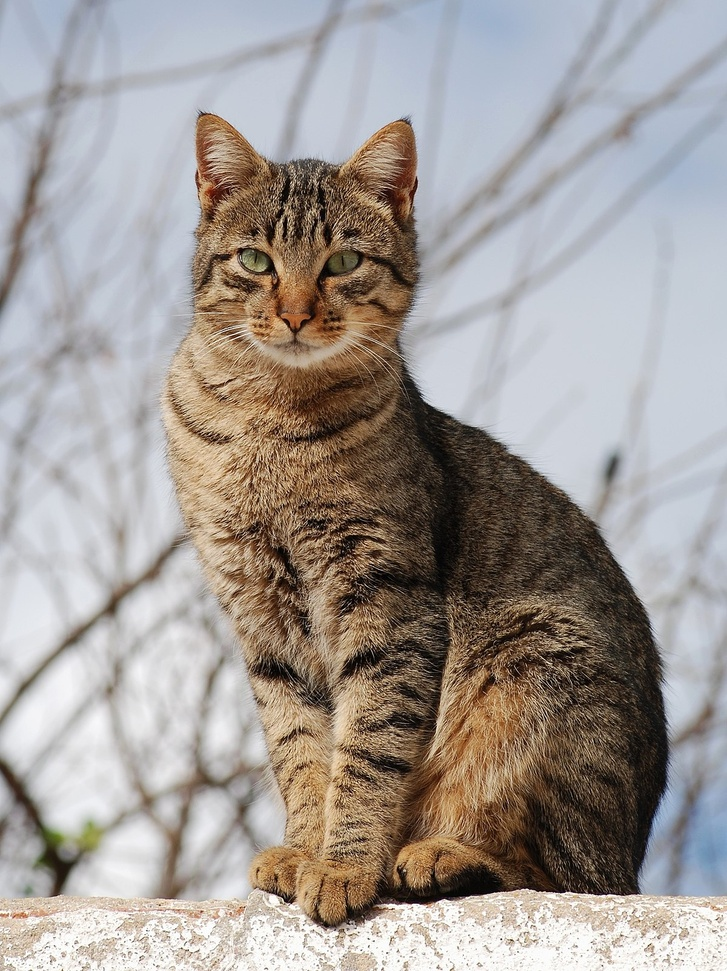
#> input picture Classwork#5/cat.jpg, 727 x 971 px, shrunk from 1200 x 1602 before the run, found by its file name
$ python fourier.py
#> lines starting #> are read from the running program, lines starting #| are printed output that depends on the picture
import numpy as np
import cv2 as cv

img = cv.imread('cat.jpg', cv.IMREAD_GRAYSCALE)
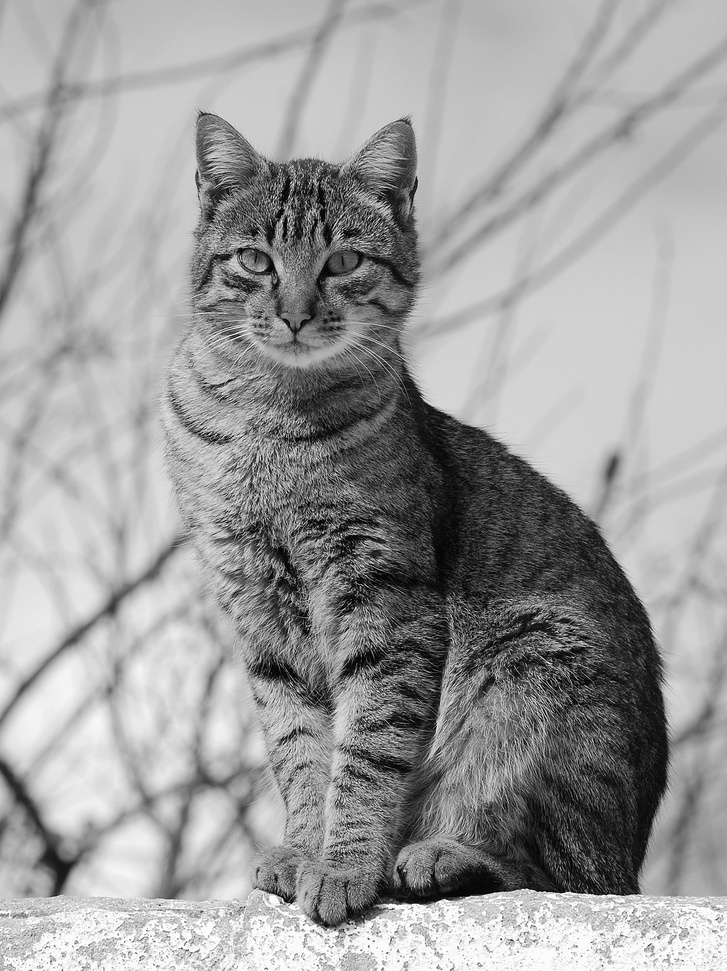
#> img: shape (971, 727); min 0, max 255, mean 156.4

img = img.astype(np.float32)

imgF = np.fft.fft2(img)

imgF = np.fft.fftshift(imgF)

imgReal = np.real(imgF)
imgIma = np.imag(imgF)
imgMag = np.sqrt(imgReal**2 + imgIma**2)
imgPhs = np.arctan2(imgIma, imgReal)
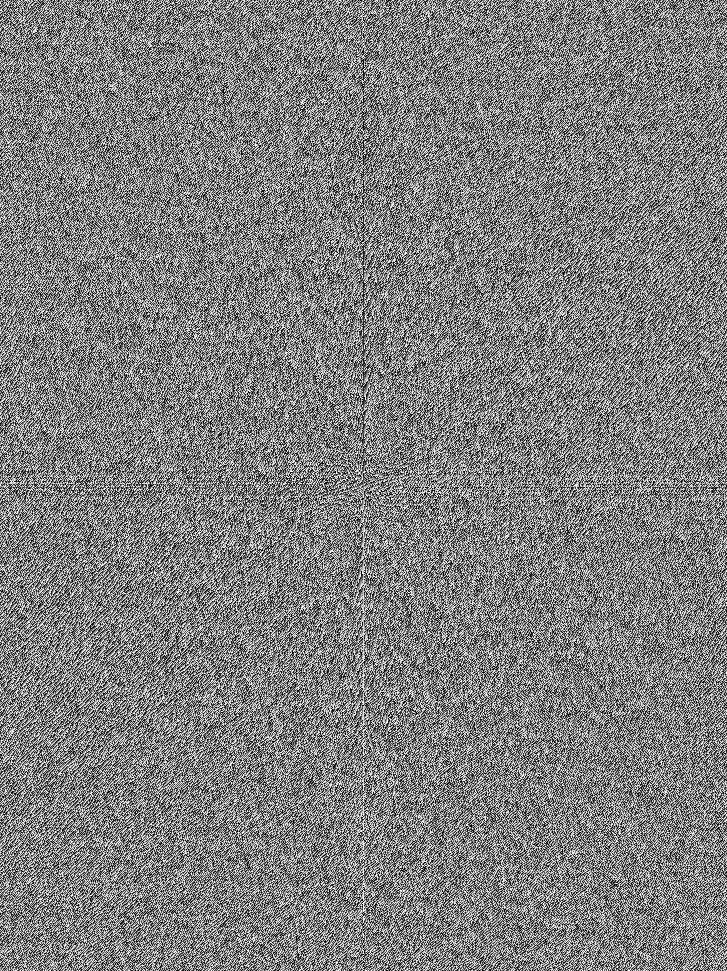
#> imgPhs: shape (971, 727) float64; min -3.14, max 3.14, mean -6.4e-17; drawn with min black and max white

imgReallnv = imgMag*np.cos(imgPhs)
imgImalnv = imgMag*np.sin(imgPhs)

imgFlnv = imgReallnv + imgImalnv*1j

imgFlnv = np.fft.ifftshift(imgFlnv)
imglnv = np.fft.ifft2(imgFlnv)

imglnv = np.real(imglnv)
imglnv = imglnv.astype(np.uint8)

cv.imwrite('input.png', img)
cv.imwrite('output.png', imglnv)

imgMag = np.log(1+imgMag)
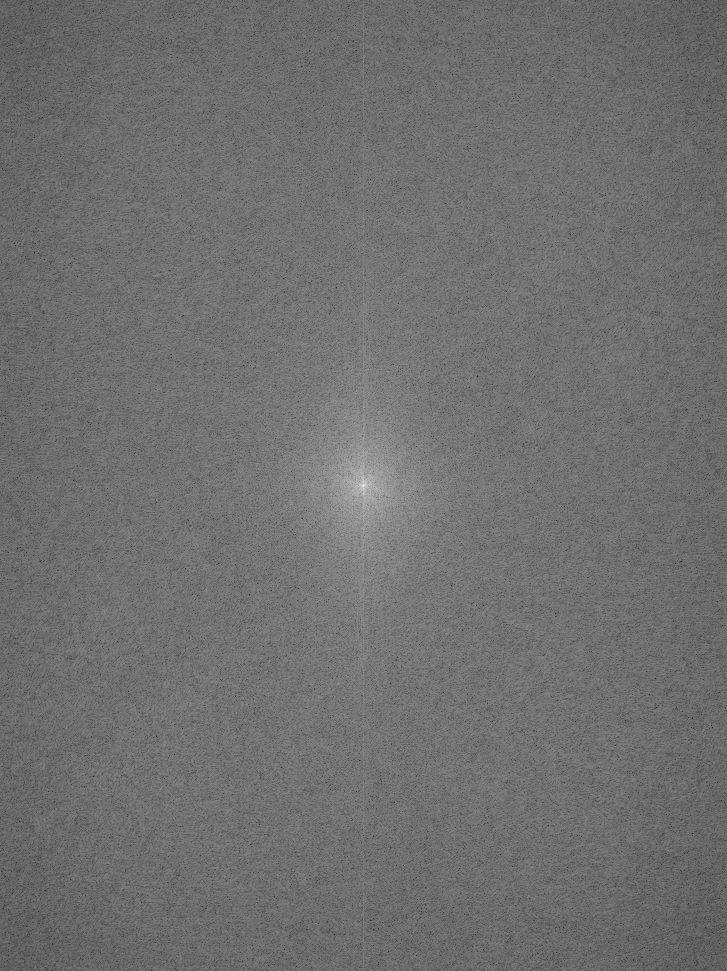
#> imgMag: shape (971, 727) float64; min 2.11, max 18.52, mean 9.31; drawn with min black and max white
imgMag = cv.normalize(imgMag, None, 0, 255, cv.NORM_MINMAX, cv.CV_8U)
cv.imwrite('magnitude.png', imgMag)
